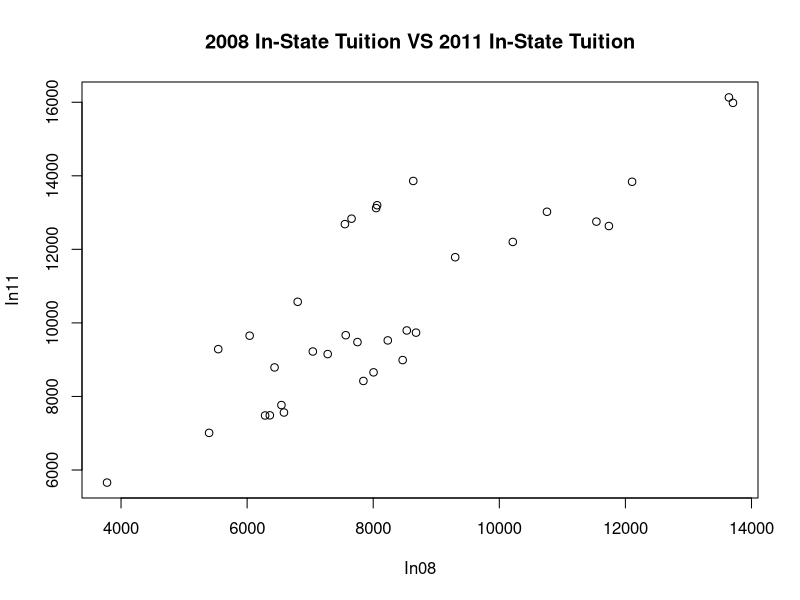
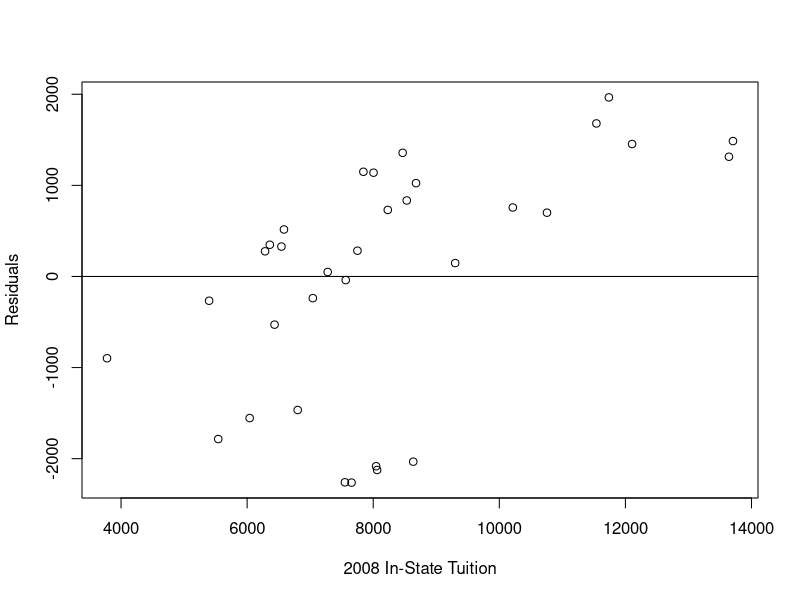
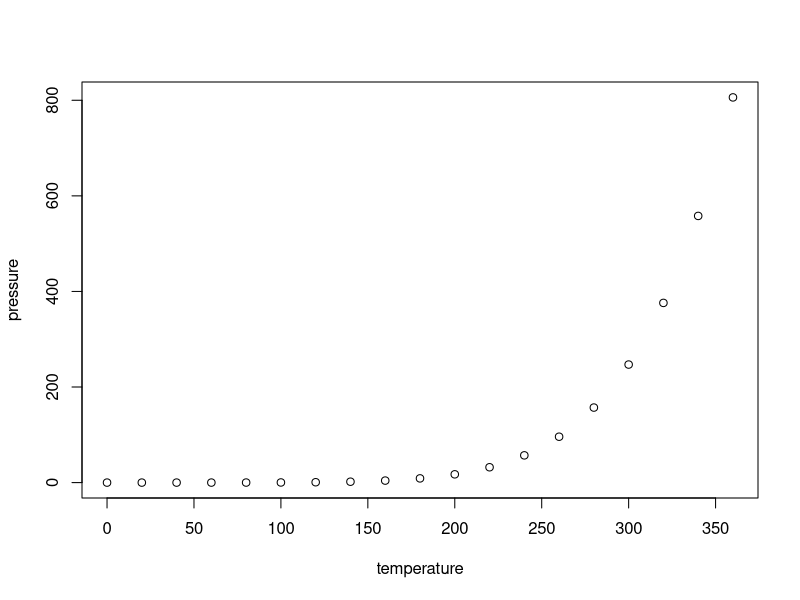

Generate these figures, in order, with R:
## ---- chunk 1
knitr::opts_chunk$set(echo = TRUE)
## ---- chunk 2
schools = c("Arizona","Buffalo","Cal-Berkeley","Cal-Davis","Cal-Irvine","Cal-San Diego","Colorado","Florida","Georgia Tech","Illinois","Indiana","Iowa","Iowa State","Kansas","Maryland","Michigan","Michigan State","Minnesota","Missouri","Nebraska","North Carolina","Ohio State","Oregon","Penn State","Pittsburgh","Purdue","Rutgers","Texas","Texas A&M","UCLA","Virginia","Washington","Wisconsin")
In08 = c(5542,6285,7656,8635,8046,8062,7278,3778,6040,12106,8231,6544,6360,7042,8005,11738,10214,10756,8467,6584,5397,8679,6435,13706,13642,7750,11540,8532,7844,7551,9300,6802,7564)
In11 = c(9286,7482,12834,13860,13122,13200,9152,5657,9652,13838,9524,7765,7486,9222,8655,12634,12202,13022,8989,7563,7009,9735,8789,15984,16132,9478,12754,9794,8421,12686,11786,10574,9665)
Out08 = c(18676,12545,28264,29243,28654,28673,26756,20623,25182,25890,24769,20658,17350,17119,23075,33069,25672,14756,19588,17204,22295,21918,19992,24940,23290,23224,21488,27760,22184,27572,29600,23219,21814)
Out11 = c(25496,16932,35712,36738,36000,36078,30330,27934,27862,27980,29540,25099,19358,22608,26026,37782,31148,18022,21784,19848,26834,24630,27653,28066,25540,27646,25416,32506,23811,35564,36780,28058,25415)
## ---- chunk 3
tuition.data = data.frame(schools, In08, In11, Out08, Out11, row.names=1)
## ---- chunk 4
plot(In08, In11, main="2008 In-State Tuition VS 2011 In-State Tuition")
## ---- chunk 5
tuition.model = lm(In08~In11, data=tuition.data)
summary(tuition.model)
## ---- chunk 6
tuition.res = resid(tuition.model)
plot(In08, tuition.res, abline(0,0), xlab="2008 In-State Tuition", ylab="Residuals")
## ---- chunk 7
summary(cars)
## ---- chunk 8
plot(pressure)
